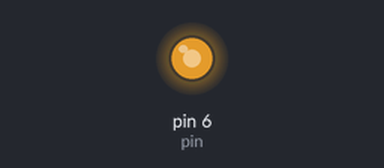
Bench run of a sketch on a simulated Arduino Uno, built with avr-gcc and run on an emulated ATmega328P. Shown: output pins drawn as LEDs (lit = HIGH).

Above: at 0.1 s.
Timing chart, 0 to 1.6 s (numbered marks = the images above):
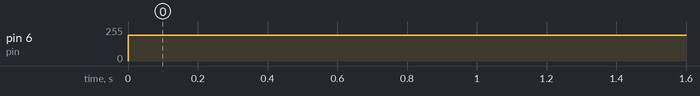

Measured:
- by itself, pin 6 (pin): 0/255 → 194/255 at 0.00 s

The sketch:

WriteAnalog.ino
```cpp
int pin = 6;
//float writevalue = 3.8 ;

void setup() {
  // put your setup code here, to run once:
pinMode ( pin ,OUTPUT) ;
Serial.begin(9600);
}

void loop() {
  // put your main code here, to run repeatedly:
//writevalue = writevalue *51 ;
//Serial.println(writevalue);
analogWrite(pin ,194 );
}
```
